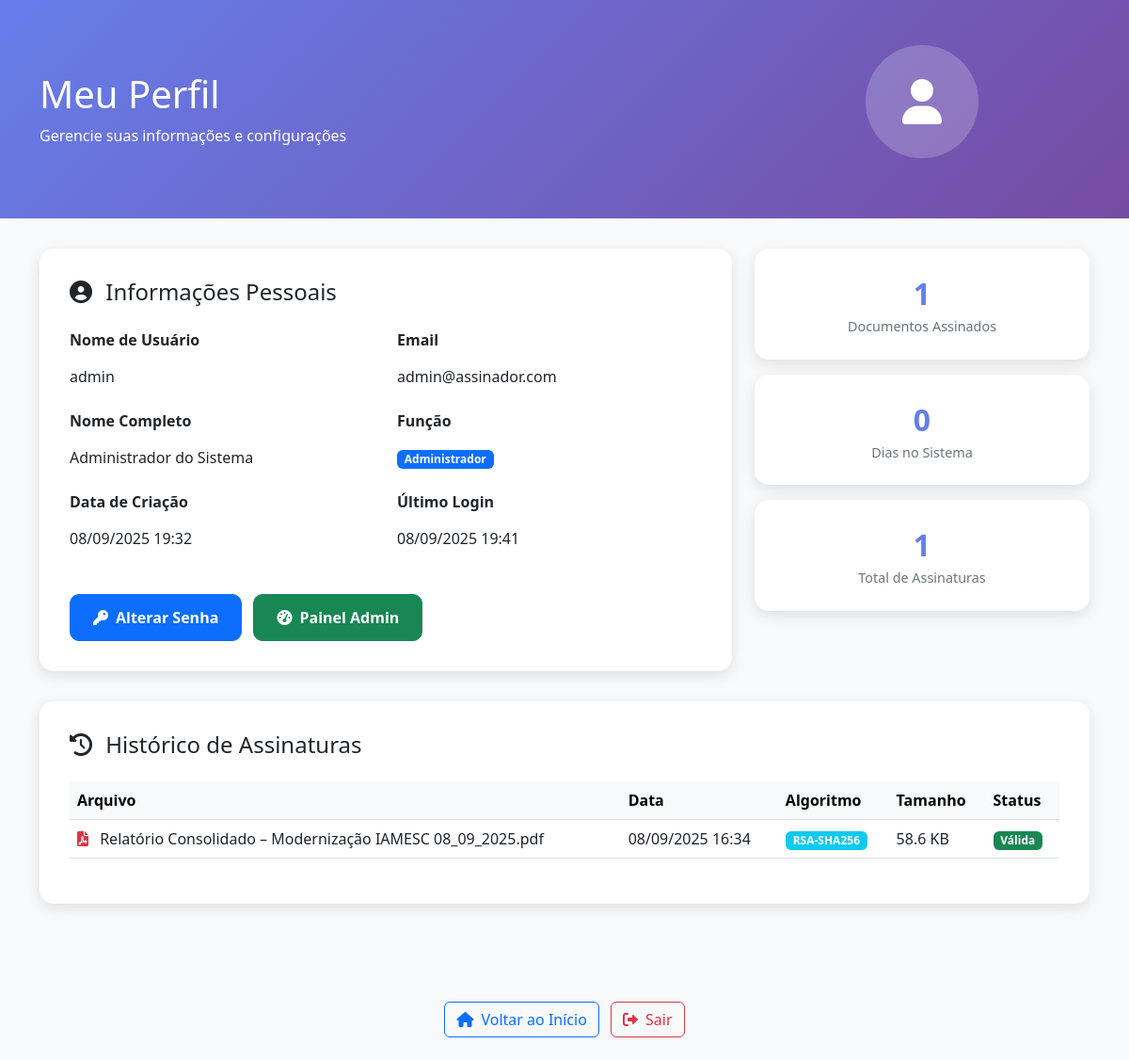
Screenshot of /profile (signed in) with the database file from the repository.
### models.py (models this page shows, shortened)
class User(UserMixin, db.Model):
    __tablename__ = 'users'
    id = db.Column(db.Integer, primary_key=True)
    username = db.Column(db.String(80), unique=True, nullable=False)
    email = db.Column(db.String(120), unique=True, nullable=False)
    password_hash = db.Column(db.String(255), nullable=False)
    full_name = db.Column(db.String(120), nullable=False)
    role = db.Column(db.String(20), default='user')  # 'user' ou 'admin'
    is_active = db.Column(db.Boolean, default=True)
    created_at = db.Column(db.DateTime, default=datetime.now)
    last_login = db.Column(db.DateTime)
    must_change_password = db.Column(db.Boolean, default=False)
    signatures = db.relationship('Signature', backref='user', lazy=True)
    def is_admin(self):
        return self.role == 'admin'

class Signature(db.Model):
    __tablename__ = 'signatures'
    id = db.Column(db.Integer, primary_key=True)
    user_id = db.Column(db.Integer, db.ForeignKey('users.id'), nullable=False)
    file_id = db.Column(db.String(255), nullable=False)
    original_filename = db.Column(db.String(255), nullable=False)
    signature_hash = db.Column(db.String(255), nullable=False)
    signature_algorithm = db.Column(db.String(50), nullable=False)
    timestamp = db.Column(db.DateTime, default=datetime.now)
    file_size = db.Column(db.Integer)
    signature_valid = db.Column(db.Boolean, default=True)
    signed_pdf = db.Column(db.LargeBinary)
    client_name = db.Column(db.String(255))
    client_cpf = db.Column(db.String(14))
    client_email = db.Column(db.String(255))
    client_phone = db.Column(db.String(20))
    client_birth_date = db.Column(db.Date)
    client_address = db.Column(db.Text)
    ip_address = db.Column(db.String(45))
    mac_address = db.Column(db.String(17))  # Formato XX:XX:XX:XX:XX:XX
    user_agent = db.Column(db.Text)
    browser_name = db.Column(db.String(50))
    browser_version = db.Column(db.String(20))
    operating_system = db.Column(db.String(100))
    device_type = db.Column(db.String(20))  # Desktop, Mobile, Tablet
    screen_resolution = db.Column(db.String(20))
    timezone = db.Column(db.String(50))
    location_country = db.Column(db.String(100))
    location_city = db.Column(db.String(100))
    location_latitude = db.Column(db.Float)
    location_longitude = db.Column(db.Float)
    signature_method = db.Column(db.String(20), default='drawing')  # drawing, upload, etc.
    signature_duration = db.Column(db.Integer)  # Tempo gasto na assinatura em segundos
    verification_status = db.Column(db.String(20), default='verified')
    verification_notes = db.Column(db.Text)
    status = db.Column(db.String(20), default='pending')  # pending, completed, cancelled
    created_at = db.Column(db.DateTime, default=datetime.now)
    updated_at = db.Column(db.DateTime, default=datetime.now, onupdate=datetime.now)

### app.py (the view)
    @app.route('/profile')
    @login_required
    def profile():
        return render_template('profile.html')

### templates/profile.html (shortened to what this page needs)
<!DOCTYPE html>
<html lang="pt-BR">
<head>
    <link href="https://cdn.jsdelivr.net/npm/bootstrap@5.3.0/dist/css/bootstrap.min.css" rel="stylesheet">
    <link href="https://cdnjs.cloudflare.com/ajax/libs/font-awesome/6.0.0/css/all.min.css" rel="stylesheet">
</head>
<body>
    <div class="profile-header">
        <div class="container">
            <div class="row align-items-center">
                <div class="col-md-8">
                    <h1 class="mb-2">Meu Perfil</h1>
                    <p class="mb-0">Gerencie suas informações e configurações</p>
                </div>
                <div class="col-md-4 text-center">
                    <div class="profile-avatar">
                        <i class="fas fa-user"></i>
                    </div>
                </div>
            </div>
        </div>
    </div>
    <div class="container">
        <div class="row">
            <div class="col-lg-8">
                <div class="profile-card">
                    <h4 class="mb-4">
                        <i class="fas fa-user-circle me-2"></i>
                        Informações Pessoais
                    </h4>
                    <div class="row">
                        <div class="col-md-6 mb-3">
                            <label class="form-label fw-bold">Nome de Usuário</label>
                            <p class="form-control-plaintext">{{ current_user.username }}</p>
                        </div>
                        <div class="col-md-6 mb-3">
                            <label class="form-label fw-bold">Email</label>
                            <p class="form-control-plaintext">{{ current_user.email }}</p>
                        </div>
                    </div>
                    <div class="row">
                        <div class="col-md-6 mb-3">
                            <label class="form-label fw-bold">Nome Completo</label>
                            <p class="form-control-plaintext">{{ current_user.full_name }}</p>
                        </div>
                        <div class="col-md-6 mb-3">
                            <label class="form-label fw-bold">Função</label>
                            <p class="form-control-plaintext">
                                <span class="badge bg-{{ 'primary' if current_user.role == 'admin' else 'secondary' }}">
                                    {{ 'Administrador' if current_user.role == 'admin' else 'Usuário' }}
                                </span>
                            </p>
                        </div>
                    </div>
                    <div class="row">
                        <div class="col-md-6 mb-3">
                            <label class="form-label fw-bold">Data de Criação</label>
                            <p class="form-control-plaintext">{{ current_user.created_at.strftime('%d/%m/%Y %H:%M') }}</p>
                        </div>
                        <div class="col-md-6 mb-3">
                            <label class="form-label fw-bold">Último Login</label>
                            <p class="form-control-plaintext">
                                {{ current_user.last_login.strftime('%d/%m/%Y %H:%M') if current_user.last_login else 'Nunca' }}
                            </p>
                        </div>
                    </div>
                    <div class="mt-4">
                        <a href="{{ url_for('change_password') }}" class="btn btn-primary btn-custom me-2">
                            <i class="fas fa-key me-2"></i>Alterar Senha
                        </a>
                        {% if current_user.is_admin() %}
                            <a href="{{ url_for('admin_dashboard') }}" class="btn btn-success btn-custom">
                                <i class="fas fa-tachometer-alt me-2"></i>Painel Admin
                            </a>
                        {% endif %}
                    </div>
                </div>
            </div>
            <div class="col-lg-4">
                <div class="stats-card">
                    <div class="stats-number">{{ current_user.signatures|length }}</div>
                    <div class="stats-label">Documentos Assinados</div>
                </div>
                <div class="stats-card">
                    <div class="stats-number">
                        {% if current_user.last_login %}
                            {{ ((current_user.last_login - current_user.created_at).days) }}
                        {% else %}
                            0
                        {% endif %}
                    </div>
                    <div class="stats-label">Dias no Sistema</div>
                </div>
                <div class="stats-card">
                    <div class="stats-number">
                        {{ current_user.signatures|length }}
                    </div>
                    <div class="stats-label">Total de Assinaturas</div>
                </div>
            </div>
        </div>
        {% if current_user.signatures %}
        <div class="row">
            <div class="col-12">
                <div class="profile-card">
                    <h4 class="mb-4">
                        <i class="fas fa-history me-2"></i>
                        Histórico de Assinaturas
                    </h4>
                    <div class="table-responsive">
                        <table class="table table-hover">
                            <thead class="table-light">
                                <tr>
                                    <th>Arquivo</th>
                                    <th>Data</th>
                                    <th>Algoritmo</th>
                                    <th>Tamanho</th>
                                    <th>Status</th>
                                </tr>
                            </thead>
                            <tbody>
                                {% set recent_signatures = current_user.signatures|sort(attribute='timestamp', reverse=true)|list %}
                                {% for signature in recent_signatures[:10] %}
                                <tr>
                                    <td>
                                        <i class="fas fa-file-pdf me-2 text-danger"></i>
                                        {{ signature.original_filename }}
                                    </td>
                                    <td>{{ signature.timestamp.strftime('%d/%m/%Y %H:%M') }}</td>
                                    <td>
                                        <span class="badge bg-info">{{ signature.signature_algorithm }}</span>
                                    </td>
                                    <td>{{ (signature.file_size / 1024)|round(1) }} KB</td>
                                    <td>
                                        {% if signature.signature_valid %}
                                            <span class="badge bg-success">Válida</span>
                                        {% else %}
                                            <span class="badge bg-danger">Inválida</span>
                                        {% endif %}
                                    </td>
                                </tr>
                                {% endfor %}
                            </tbody>
                        </table>
                    </div>
                </div>
            </div>
        </div>
        {% endif %}
    </div>
    <div class="mt-5 py-4 bg-light">
        <div class="container text-center">
            <a href="{{ url_for('index') }}" class="btn btn-outline-primary me-2">
                <i class="fas fa-home me-2"></i>Voltar ao Início
            </a>
            <a href="{{ url_for('logout') }}" class="btn btn-outline-danger">
                <i class="fas fa-sign-out-alt me-2"></i>Sair
            </a>
        </div>
    </div>
</body>
</html>

### templates/profile.html (style rules this page uses)
body { background-color: #f8f9fa; }
.profile-header { background: linear-gradient(135deg, #667eea 0%, #764ba2 100%); color: white; padding: 3rem 0; margin-bottom: 2rem; }
.profile-avatar { width: 120px; height: 120px; border-radius: 50%; background: rgba(255, 255, 255, 0.2); display: flex; align-items: center; justify-content: center; font-size: 3rem; margin: 0 auto 1rem; }
.profile-card { background: white; border-radius: 15px; box-shadow: 0 5px 15px rgba(0, 0, 0, 0.1); padding: 2rem; margin-bottom: 2rem; }
.stats-card { background: white; border-radius: 15px; box-shadow: 0 5px 15px rgba(0, 0, 0, 0.1); padding: 1.5rem; text-align: center; margin-bottom: 1rem; }
.stats-number { font-size: 2rem; font-weight: bold; color: #667eea; }
.stats-label { color: #6c757d; font-size: 0.9rem; }
.btn-custom { border-radius: 10px; padding: 0.75rem 1.5rem; font-weight: 600; }

### rows the page displays
User: username "admin", email "admin@assinador.com", full_name "Administrador do Sistema", role "Administrador", created_at "08/09/2025 19:32", last_login "08/09/2025 19:41", ((current_user.last_login-current_user.created_at).days) "0"
Signature: original_filename "Relatório Consolidado – Modernização IAMESC 08_09_2025.pdf", timestamp "08/09/2025 16:34", signature_algorithm "RSA-SHA256", (signature.file_size/1024)|round(1) "58.6", signature_valid "Válida"

### other values shown
{{ current_user.signatures|length }} "1"
